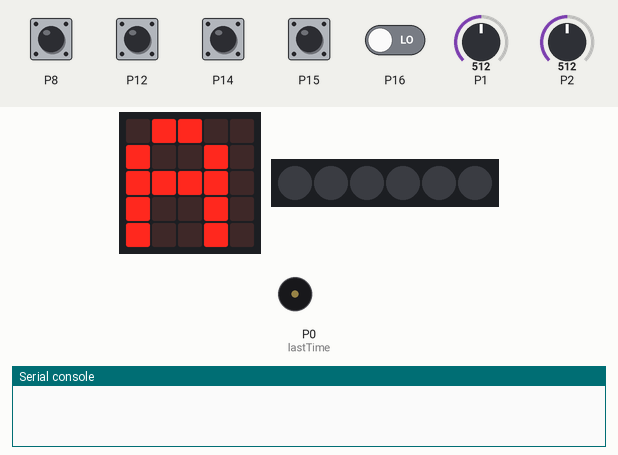
Simulated run of this program. Board: BBC micro:bit running MicroPython. Shown: the board's 5×5 LED display, 6 RGB LEDs in strip order, left to right, buzzer (waves = sounding), the last lines printed to the serial console. The test bench sets the inputs (shaded band); at power-on: P8, P12, P14–16 LOW, P1 = 512, P2 = 512 (analog values on the 0–1023 scale). Dim RGB values are drawn brighter than linear.

Above: at 1.2 s.
1.3 s: P1 set to 739
3.0 s: P1 set to 765
At 3.4 s:
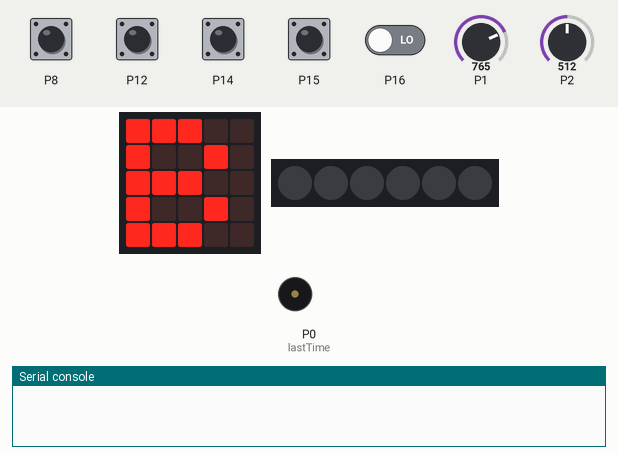
5.5 s: P8 pulled HIGH for 1 s
At 5.94 s:
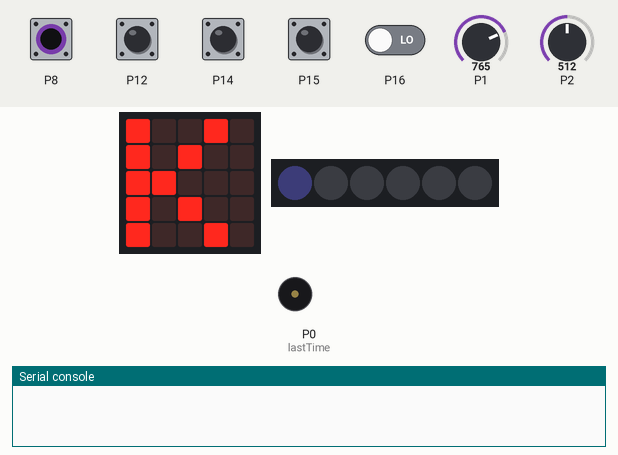
7.1 s: P12 pulled HIGH for 0.15 s
At 7.42 s:
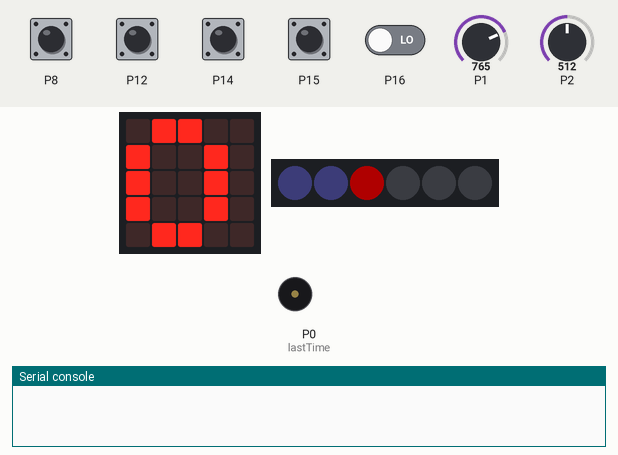
7.8 s: P14 pulled HIGH for 0.15 s
At 8.17 s:
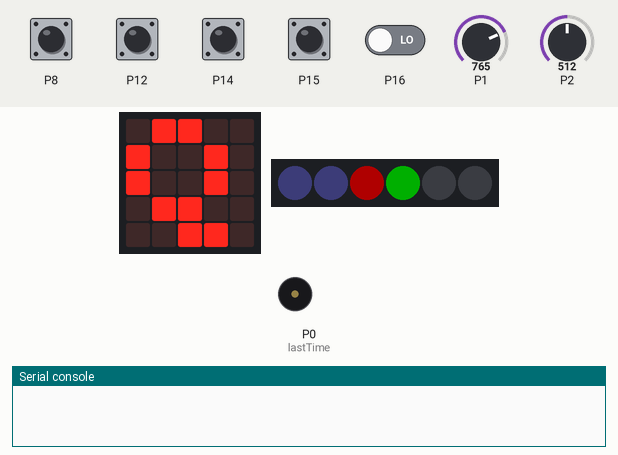
8.5 s: P15 pulled HIGH for 1 s
At 12.2 s:
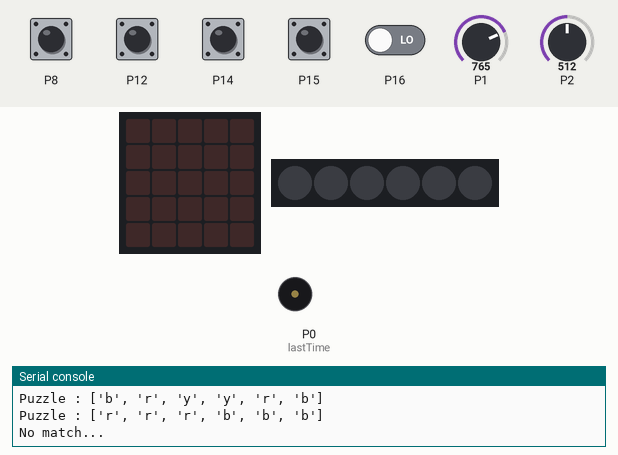
Timing chart, 0 to 13.7 s (numbered marks = the images above; inputs shaded):
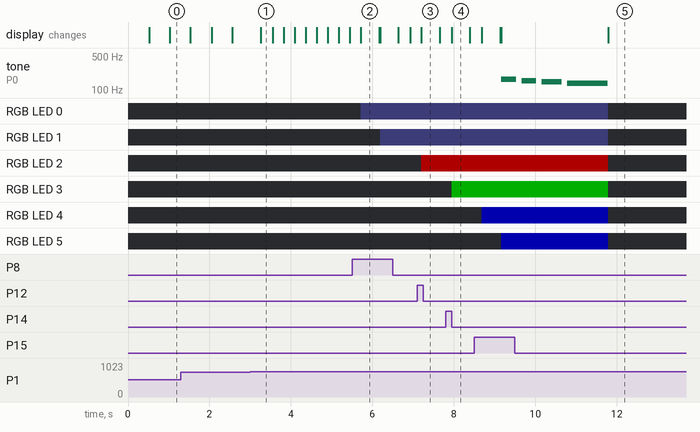

The program:

BitCommanderCodeCracker.py
```python
from microbit import *
import music
import neopixel

t = 1
mode = 1
timeNow = 0
lastTime = 0

# Joystick
letters = ["A", "B", "C", "D", "E", "F", "G", "H", "I", "J", "K", "L", "M", "N", "O", "P", "Q", "R", "S", "T", "U", "V", "W", "X", "Y", "Z"]
lPos = 0
nums = ["1", "2", "3", "4", "5", "6", "7", "8", "9", "0"]
nPos = 9

# LEDs
npix = neopixel.NeoPixel(pin13, 6)
nocol = (0, 0, 0)
r = (54, 0, 0)
g = (0, 54, 0)
b = (0, 0, 54)
y = (54, 54, 0)
l = (1, 1, 2)
n = (2, 2, 1)

# Codes
pos = 0
combo = []

code1 = ["y", "r", "1", "B", "1", "B"]
clue1 = ["C", "O", "A", "C", "H"]

code2 = ["r", "g", "b", "b", "g", "r"]
clue2 = [1, 1, 2, 3]

code3 = ["b", "r", "y", "y", "r", "b"]
clue3 = [2, 5, 1]

code4 = ["r", "r", "r", "b", "b", "b"]
clue4 = ["YOU DID IT!"]

codes = [code1, code2, code3, code4]
clues = [clue1, clue2, clue3, clue4]


def test():
    print("User : "+str(combo))
    ok = 0
    puzzle = 0
    for item in codes[:]:
        if str(combo) == str(item):
            print("Match!")
            ok = 1
            if puzzle == len(codes)-1:
                music.play(music.BADDY)
            else:
                music.play(music.BA_DING)
                sleep(3000)
            for n in range(0, len(clues[puzzle])):
                display.scroll(str(clues[puzzle][n]))
                sleep(1000)
                display.clear()
                sleep(500)
            break
        puzzle += 1
        print("Puzzle : "+str(item))
    if ok == 0:
        print("No match...")
        music.play(music.WAWAWAWAA)
    tidy()


def light_led(col):
    global pos
    npix[pos] = col
    npix.show()


def all_leds(col):
    for pix in range(0, len(npix)):
        npix[pix] = col
    npix.show()


def tidy():
    global combo, lPos, nPos, pos
    display.clear()
    all_leds(nocol)
    combo = []
    lPos = 0
    nPos = 0
    pos = 0
    sleep(1500)


def buttons():
    global lPos, letters, nPos, nums, mode, combo

    if pin12.read_digital() == 1:
        # red button
        light_led(r)
        new_item("r")

    if pin15.read_digital() == 1:
        # blue button
        light_led(b)
        new_item("b")

    if pin14.read_digital() == 1:
        # green button
        light_led(g)
        new_item("g")

    if pin16.read_digital() == 1:
        # yellow button
        light_led(y)
        new_item("y")

    if pin8.read_digital():
        # a letter or number has been selected
        if mode == 1:
            light_led(l)
            new_item(letters[lPos])
        elif mode == 0:
            light_led(n)
            new_item(nums[nPos])


def joyTouched(m):
    global t, mode, lastTime
    t = 1
    mode = m
    lastTime = int(running_time())
    sleep(250)


def joystick():
    global lPos, letters, nPos, nums
    global mode, t, lastTime, timeNow

    # joystick - up down - numbers
    joy_ud = pin2.read_analog()
    if joy_ud < 150:
        nPos -= 1
        joyTouched(0)
    elif joy_ud > 750:
        nPos += 1
        joyTouched(0)

    # joystick - left right - letters
    joy_lr = pin1.read_analog()
    if joy_lr < 150:
        lPos -= 1
        joyTouched(1)
    elif joy_lr > 750:
        lPos += 1
        joyTouched(1)

    if lPos > 25:
        lPos = 0
    if lPos < 0:
        lPos = 25
    if nPos > 9:
        nPos = 0
    if nPos < 0:
        nPos = 9

    # show blinking display
    if t > 0:
        if mode == 1:
            display.show(letters[lPos])
        elif mode == 0:
            display.show(nums[nPos])
    else:
        display.clear()

    # blink timer
    timeNow = int(running_time())
    if timeNow > lastTime + 500:
        t *= -1
        lastTime = timeNow


def new_item(i):
    global pos
    combo.append(i)
    pos += 1
    if pos == 6:
        test()
    sleep(200)


while True:
    buttons()
    joystick()
    sleep(20)
```

Measured:
- the behaviour switches between 750 and 751 on P1 (found by bisection; images 0 and 1)
- after the input at 3.0 s, the display: changes after 0.26 s (image 1)
- after the input at 5.5 s, the display: changes after 0.22 s (image 2)
- after the input at 7.1 s, the display: changes after 0.10 s (image 3)
- after the input at 7.8 s, the display: changes after 0.14 s (image 4)
- after the input at 8.5 s, tone on P0 (lastTime): plays 165 Hz for 0.36 s, 156 Hz for 0.36 s, 147 Hz for 0.49 s, 139 Hz for 0.99 s, starting after 0.66 s; the display: first changes after 0.19 s (image 5 shows a later state)
- what the display in image 2 shows lasts 0.5 s, from 5.7 s to 6.2 s
